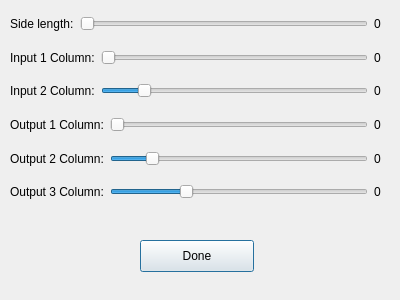
<?xml version="1.0" encoding="UTF-8"?>
<ui version="4.0">
 <class>SettingsDialog</class>
 <widget class="QDialog" name="SettingsDialog">
  <property name="geometry">
   <rect>
    <x>0</x>
    <y>0</y>
    <width>400</width>
    <height>300</height>
   </rect>
  </property>
  <property name="windowTitle">
   <string>Settings</string>
  </property>
  <property name="modal">
   <bool>true</bool>
  </property>
  <widget class="QPushButton" name="pushButton">
   <property name="geometry">
    <rect>
     <x>140</x>
     <y>240</y>
     <width>114</width>
     <height>32</height>
    </rect>
   </property>
   <property name="text">
    <string>Done</string>
   </property>
  </widget>
  <widget class="QWidget" name="layoutWidget">
   <property name="geometry">
    <rect>
     <x>10</x>
     <y>10</y>
     <width>371</width>
     <height>196</height>
    </rect>
   </property>
   <layout class="QVBoxLayout" name="verticalLayout">
    <item>
     <layout class="QHBoxLayout" name="horizontalLayout">
      <item>
       <widget class="QLabel" name="label">
        <property name="text">
         <string>Side length:</string>
        </property>
       </widget>
      </item>
      <item>
       <widget class="QSlider" name="horizontalSlider">
        <property name="minimum">
         <number>5</number>
        </property>
        <property name="maximum">
         <number>8</number>
        </property>
        <property name="orientation">
         <enum>Qt::Horizontal</enum>
        </property>
       </widget>
      </item>
      <item>
       <widget class="QLabel" name="sideLabel">
        <property name="text">
         <string>0</string>
        </property>
       </widget>
      </item>
     </layout>
    </item>
    <item>
     <layout class="QHBoxLayout" name="horizontalLayout_2">
      <item>
       <widget class="QLabel" name="label_3">
        <property name="text">
         <string>Input 1 Column:</string>
        </property>
       </widget>
      </item>
      <item>
       <widget class="QSlider" name="horizontalSlider_2">
        <property name="minimum">
         <number>1</number>
        </property>
        <property name="maximum">
         <number>8</number>
        </property>
        <property name="value">
         <number>1</number>
        </property>
        <property name="orientation">
         <enum>Qt::Horizontal</enum>
        </property>
       </widget>
      </item>
      <item>
       <widget class="QLabel" name="input1Label">
        <property name="text">
         <string>0</string>
        </property>
       </widget>
      </item>
     </layout>
    </item>
    <item>
     <layout class="QHBoxLayout" name="horizontalLayout_3">
      <item>
       <widget class="QLabel" name="label_5">
        <property name="text">
         <string>Input 2 Column:</string>
        </property>
       </widget>
      </item>
      <item>
       <widget class="QSlider" name="horizontalSlider_3">
        <property name="minimum">
         <number>1</number>
        </property>
        <property name="maximum">
         <number>8</number>
        </property>
        <property name="value">
         <number>2</number>
        </property>
        <property name="orientation">
         <enum>Qt::Horizontal</enum>
        </property>
       </widget>
      </item>
      <item>
       <widget class="QLabel" name="input2Label">
        <property name="text">
         <string>0</string>
        </property>
       </widget>
      </item>
     </layout>
    </item>
    <item>
     <layout class="QHBoxLayout" name="horizontalLayout_4">
      <item>
       <widget class="QLabel" name="label_7">
        <property name="text">
         <string>Output 1 Column:</string>
        </property>
       </widget>
      </item>
      <item>
       <widget class="QSlider" name="horizontalSlider_4">
        <property name="minimum">
         <number>1</number>
        </property>
        <property name="maximum">
         <number>8</number>
        </property>
        <property name="orientation">
         <enum>Qt::Horizontal</enum>
        </property>
       </widget>
      </item>
      <item>
       <widget class="QLabel" name="output1Label">
        <property name="text">
         <string>0</string>
        </property>
       </widget>
      </item>
     </layout>
    </item>
    <item>
     <layout class="QHBoxLayout" name="horizontalLayout_5">
      <item>
       <widget class="QLabel" name="label_9">
        <property name="text">
         <string>Output 2 Column:</string>
        </property>
       </widget>
      </item>
      <item>
       <widget class="QSlider" name="horizontalSlider_5">
        <property name="minimum">
         <number>1</number>
        </property>
        <property name="maximum">
         <number>8</number>
        </property>
        <property name="value">
         <number>2</number>
        </property>
        <property name="orientation">
         <enum>Qt::Horizontal</enum>
        </property>
       </widget>
      </item>
      <item>
       <widget class="QLabel" name="output2Label">
        <property name="text">
         <string>0</string>
        </property>
       </widget>
      </item>
     </layout>
    </item>
    <item>
     <layout class="QHBoxLayout" name="horizontalLayout_6">
      <item>
       <widget class="QLabel" name="label_11">
        <property name="text">
         <string>Output 3 Column:</string>
        </property>
       </widget>
      </item>
      <item>
       <widget class="QSlider" name="horizontalSlider_6">
        <property name="minimum">
         <number>1</number>
        </property>
        <property name="maximum">
         <number>8</number>
        </property>
        <property name="value">
         <number>3</number>
        </property>
        <property name="orientation">
         <enum>Qt::Horizontal</enum>
        </property>
       </widget>
      </item>
      <item>
       <widget class="QLabel" name="output3Label">
        <property name="text">
         <string>0</string>
        </property>
       </widget>
      </item>
     </layout>
    </item>
   </layout>
  </widget>
 </widget>
 <resources/>
 <connections>
  <connection>
   <sender>horizontalSlider</sender>
   <signal>valueChanged(int)</signal>
   <receiver>SettingsDialog</receiver>
   <slot>onSideChanged(int)</slot>
   <hints>
    <hint type="sourcelabel">
     <x>89</x>
     <y>23</y>
    </hint>
    <hint type="destinationlabel">
     <x>44</x>
     <y>251</y>
    </hint>
   </hints>
  </connection>
  <connection>
   <sender>horizontalSlider_2</sender>
   <signal>valueChanged(int)</signal>
   <receiver>SettingsDialog</receiver>
   <slot>onInputCol1Changed(int)</slot>
   <hints>
    <hint type="sourcelabel">
     <x>137</x>
     <y>64</y>
    </hint>
    <hint type="destinationlabel">
     <x>70</x>
     <y>270</y>
    </hint>
   </hints>
  </connection>
  <connection>
   <sender>horizontalSlider_3</sender>
   <signal>valueChanged(int)</signal>
   <receiver>SettingsDialog</receiver>
   <slot>onInputCol2Changed(int)</slot>
   <hints>
    <hint type="sourcelabel">
     <x>171</x>
     <y>97</y>
    </hint>
    <hint type="destinationlabel">
     <x>97</x>
     <y>257</y>
    </hint>
   </hints>
  </connection>
  <connection>
   <sender>horizontalSlider_4</sender>
   <signal>valueChanged(int)</signal>
   <receiver>SettingsDialog</receiver>
   <slot>onOutputCol1Changed(int)</slot>
   <hints>
    <hint type="sourcelabel">
     <x>170</x>
     <y>126</y>
    </hint>
    <hint type="destinationlabel">
     <x>63</x>
     <y>228</y>
    </hint>
   </hints>
  </connection>
  <connection>
   <sender>horizontalSlider_5</sender>
   <signal>valueChanged(int)</signal>
   <receiver>SettingsDialog</receiver>
   <slot>onOutputCol2Changed(int)</slot>
   <hints>
    <hint type="sourcelabel">
     <x>115</x>
     <y>162</y>
    </hint>
    <hint type="destinationlabel">
     <x>103</x>
     <y>241</y>
    </hint>
   </hints>
  </connection>
  <connection>
   <sender>horizontalSlider_6</sender>
   <signal>valueChanged(int)</signal>
   <receiver>SettingsDialog</receiver>
   <slot>onOutputCol3Changed(int)</slot>
   <hints>
    <hint type="sourcelabel">
     <x>150</x>
     <y>198</y>
    </hint>
    <hint type="destinationlabel">
     <x>109</x>
     <y>280</y>
    </hint>
   </hints>
  </connection>
  <connection>
   <sender>pushButton</sender>
   <signal>clicked(bool)</signal>
   <receiver>SettingsDialog</receiver>
   <slot>onDone()</slot>
   <hints>
    <hint type="sourcelabel">
     <x>193</x>
     <y>260</y>
    </hint>
    <hint type="destinationlabel">
     <x>294</x>
     <y>261</y>
    </hint>
   </hints>
  </connection>
 </connections>
 <slots>
  <slot>onSideChanged(int)</slot>
  <slot>onInputCol1Changed(int)</slot>
  <slot>onInputCol2Changed(int)</slot>
  <slot>onOutputCol1Changed(int)</slot>
  <slot>onOutputCol2Changed(int)</slot>
  <slot>onOutputCol3Changed(int)</slot>
  <slot>onDone()</slot>
 </slots>
</ui>
